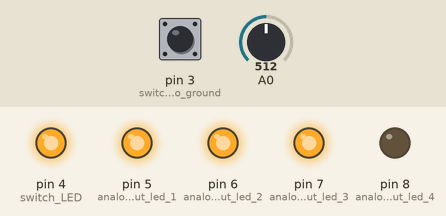
Simulated run of this sketch. Board: Arduino Uno, built with avr-gcc and run on an emulated ATmega328P. Parts: output pins drawn as LEDs (lit = HIGH). The test bench sets the inputs (shaded band); at power-on: A0 = 512, pin 3 (switch_to_ground) HIGH.

Above: at 1.2 s.
1.3 s: A0 set to 485
At 1.8 s:
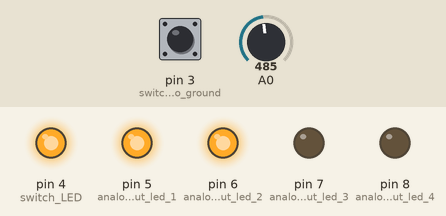
2.8 s: pin 3 (switch_to_ground) pulled LOW for 0.15 s
At 2.87 s:
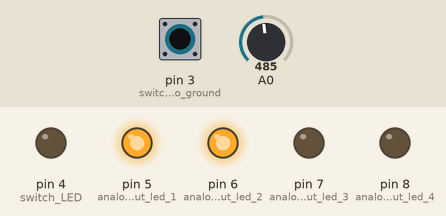
4.4 s: A0 set to 314
5.9 s: A0 set to 287
At 6.5 s:
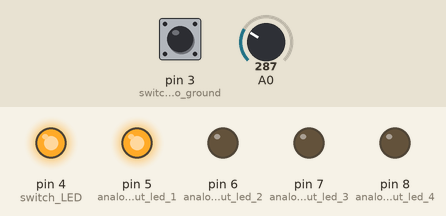
7.4 s: pin 3 (switch_to_ground) pulled LOW for 1 s
At 7.7 s:
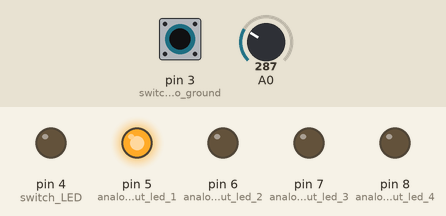
9.9 s: A0 set to 710
At 10.8 s:
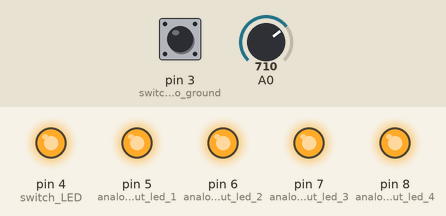
Timing chart, 0 to 12.4 s (numbered marks = the images above; inputs shaded):
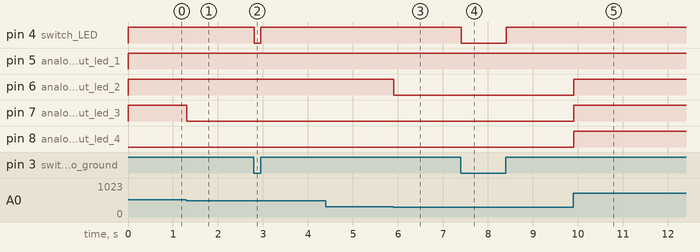

The sketch:

multi-IO.ino
```cpp
void setup()
{
  // put your setup code here, to run once:
  pinMode(3, INPUT_PULLUP); // switch to ground
  pinMode(4, OUTPUT); // switch LED
  pinMode(5, OUTPUT); // analog input led 1
  pinMode(6, OUTPUT); // analog input led 2
  pinMode(7, OUTPUT); // analog input led 3
  pinMode(8, OUTPUT); // analog input led 4
  // analog pins need no initialization unless they will be used as digital pins
  // A0 goes to a photo detector which varies between +5v and ground/-
}

int analogReadVar;
int numberLED2Light;
boolean digitalReadVar;

void loop()
{
  // put your main code here, to run repeatedly:
  analogReadVar = analogRead(A0);
  if (analogReadVar >= 100 && analogReadVar < 300)
  {
    numberLED2Light = 1;
  }
  if (analogReadVar >= 300 && analogReadVar < 500)
  {
    numberLED2Light = 2;
  }
  if (analogReadVar >= 500 && analogReadVar < 700)
  {
    numberLED2Light = 3;
  }
  if (analogReadVar > 700)
  {
    numberLED2Light = 4;
  }
  digitalReadVar = digitalRead(3);
  if (digitalReadVar)
  {
    digitalWrite(4, HIGH);
  }
  else
  {
    digitalWrite(4, LOW);
  }
  for (int indexVar = 1; indexVar < 5; indexVar++)
  {
    if (numberLED2Light >= indexVar)
    {
      digitalWrite(4 + indexVar, HIGH);
    }
    else
    {
      digitalWrite(4 + indexVar, LOW);
    }
  }
}
```

Measured:
- the behaviour switches between 500 and 499 on A0 (found by bisection; images 0 and 1)
- the behaviour switches between 300 and 299 on A0 (found by bisection; images 2 and 3)
- after the input at 1.3 s, pin 7 (analog_input_led_3): HIGH → LOW at once
- after the input at 2.8 s, pin 4 (switch_LED): HIGH → LOW at once, → HIGH 0.15 s later
- after the input at 4.4 s, every drawn part: stays the same
- after the input at 5.9 s, pin 6 (analog_input_led_2): HIGH → LOW at once
- after the input at 7.4 s, pin 4 (switch_LED): HIGH → LOW at once, → HIGH 1.0 s later
- after the input at 9.9 s, pin 6 (analog_input_led_2), pin 7 (analog_input_led_3), pin 8 (analog_input_led_4): LOW → HIGH at once
